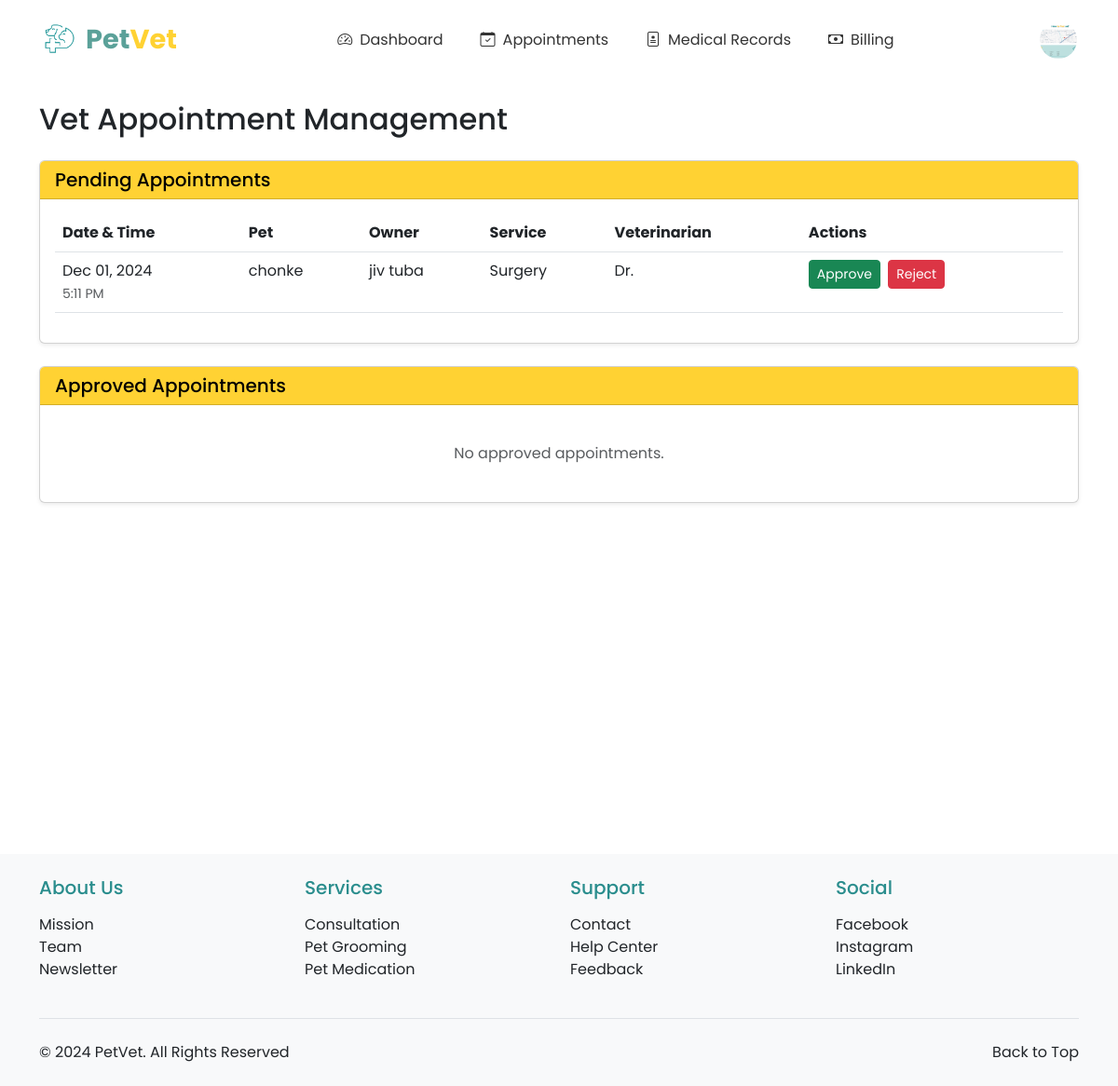
The app's page /appointments/vet/appointments/ (signed in), older data.
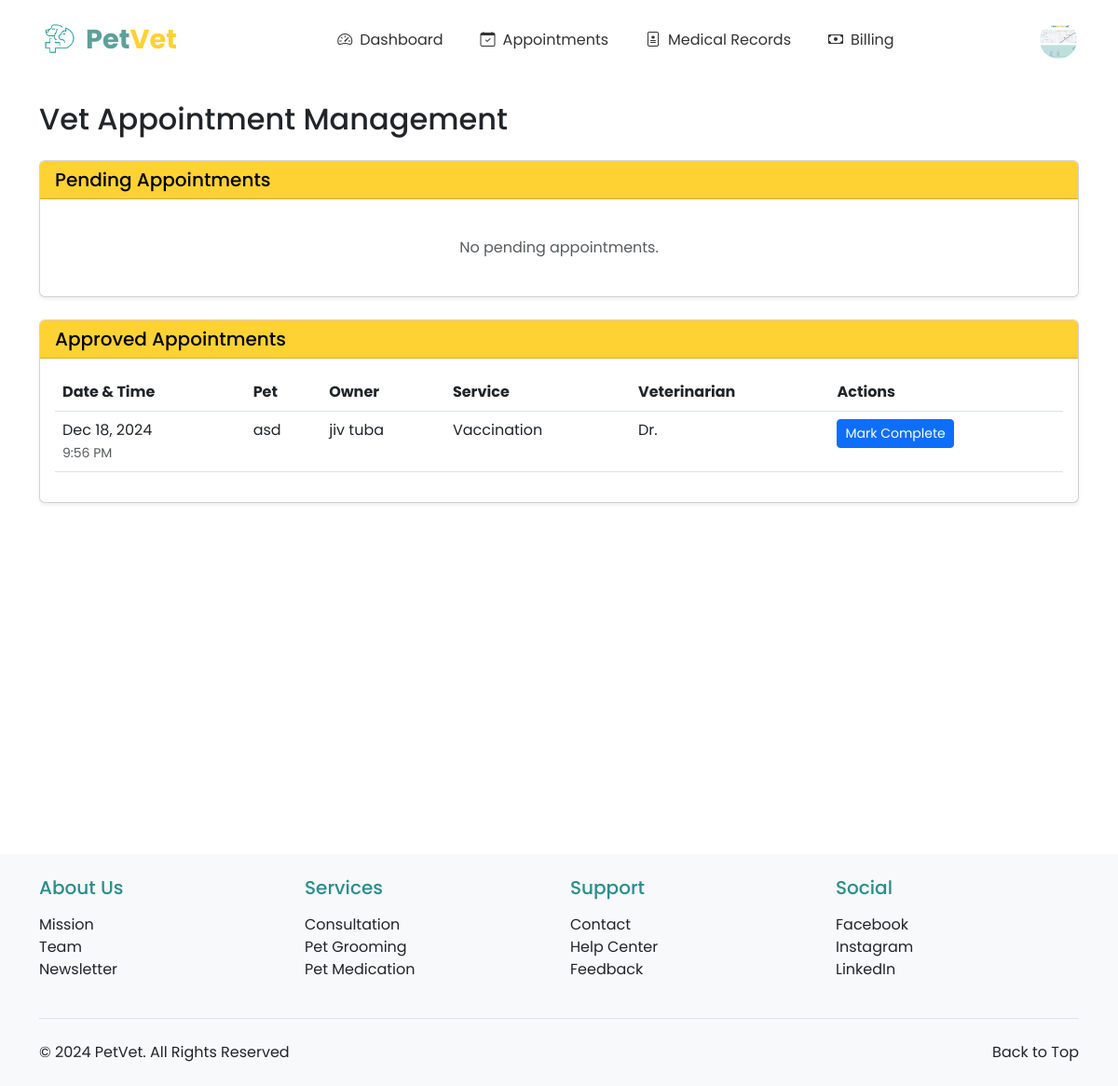
The same page, newer data.
### appointments/models.py (models this page shows, shortened)
class Appointment(models.Model):
    STATUS_CHOICES = [
        ('PENDING', 'Pending Approval'),
        ('APPROVED', 'Approved'),
        ('COMPLETED', 'Completed'),
        ('CANCELLED', 'Cancelled'),
        ('REJECTED', 'Rejected'),
    ]
    SERVICE_CHOICES = [
        ('CHECKUP', 'General Check-up'),
        ('VACCINATION', 'Vaccination'),
        ('SURGERY', 'Surgery'),
        ('GROOMING', 'Grooming'),
        ('DENTAL', 'Dental Care'),
        ('EMERGENCY', 'Emergency Care'),
    ]
    pet = models.ForeignKey(Pet, on_delete=models.CASCADE, related_name='appointments')
    owner = models.ForeignKey(Profile, on_delete=models.CASCADE, null=True)  # Making owner nullable
    veterinarian = models.ForeignKey(VeterinarianProfile, on_delete=models.SET_NULL, null=True, related_name='appointments')
    service_type = models.CharField(max_length=20, choices=SERVICE_CHOICES, default='CHECKUP')
    date = models.DateField()
    time = models.TimeField()
    reason = models.TextField(blank=True, null=True)
    status = models.CharField(max_length=20, choices=STATUS_CHOICES, default='PENDING')
    notes = models.TextField(blank=True, null=True)
    created_at = models.DateTimeField(auto_now_add=True)
    updated_at = models.DateTimeField(auto_now=True)
    class Meta:
        ordering = ['date', 'time']

### pet_registration/models.py (models this page shows, shortened)
class Pet(models.Model):
    owner = models.ForeignKey(User, on_delete=models.CASCADE, related_name='pets')
    pet_id = models.CharField(max_length=20, unique=True)
    pet_name = models.CharField(max_length=50)
    breed = models.CharField(max_length=50)
    species = models.CharField(max_length=50)
    sex = models.CharField(max_length=10, choices=[('Male', 'Male'), ('Female', 'Female'), ('Unknown', 'Unknown')])
    weight = models.DecimalField(max_digits=5, decimal_places=2)
    birthday = models.DateField()
    pet_description = models.TextField(blank=True, null=True)
    image_url = models.ImageField(upload_to='pet_images/', blank=True, null=True)
    primary_veterinarian = models.ForeignKey('veterinarians.VeterinarianProfile',
        on_delete=models.SET_NULL,
        null=True,
        blank=True,
        related_name='primary_pets'
    )

### registration_login/models.py (models this page shows, shortened)
class Profile(models.Model):
    PAYMENT_CHOICES = [
        ('CASH', 'Cash'),
        ('CARD', 'Credit/Debit Card'),
        ('GCASH', 'GCash'),
        ('MAYA', 'Maya'),
    ]
    ROLE_CHOICES = [
        ('OWNER', 'Pet Owner'),
        ('VET', 'Veterinarian'),
    ]
    user = models.OneToOneField(User, on_delete=models.CASCADE, primary_key=True)
    profile_picture = models.ImageField(upload_to='profile_pics/', default='profile_pics/profile.png')
    first_name = models.CharField(max_length=50)
    last_name = models.CharField(max_length=50)
    address = models.CharField(max_length=200, blank=True, null=True)
    contact_number = models.CharField(max_length=15, blank=True, null=True)
    preferred_payment = models.CharField(max_length=10, choices=PAYMENT_CHOICES, default='CASH')
    card_number = models.CharField(max_length=16, blank=True, null=True)
    card_expiry = models.CharField(max_length=5, blank=True, null=True)
    ewallet_number = models.CharField(max_length=15, blank=True, null=True)
    role = models.CharField(max_length=10, choices=ROLE_CHOICES, default='OWNER')
    phone_number = models.CharField(max_length=20, null=True, blank=True)
    created_at = models.DateTimeField(auto_now_add=True)
    updated_at = models.DateTimeField(auto_now=True)

### appointments/views.py (the view)
# urls.py: path('vet/appointments/', views.vet_appointment_list, name='vet_appointment_list'),
@login_required
def vet_appointment_list(request):
    if request.user.profile.role != 'VET':
        messages.error(request, "Access denied. Vet privileges required.")
        return redirect('homepage:index')
    pending_appointments = Appointment.objects.filter(
        status='PENDING'
    ).order_by('date', 'time')
    approved_appointments = Appointment.objects.filter(
        status='APPROVED'
    ).order_by('date', 'time')
    context = {
        'pending_appointments': pending_appointments,
        'approved_appointments': approved_appointments,
    }
    return render(request, 'appointments/vet_appointment_list.html', context)

### appointments/templates/appointments/vet_appointment_list.html (shortened to what the changed rows need)
{% extends 'base.html' %}
{% load static %}
{% block content %}
<div class="container py-4">
    <h2 class="mb-4">Vet Appointment Management</h2>
    <div class="card shadow-sm mb-4">
        <div class="card-body">
            {% if pending_appointments %}
                <div class="table-responsive">
                    <table class="table">
                        <thead>
                            <tr>
                                <th>Date & Time</th>
                                <th>Pet</th>
                                <th>Owner</th>
                                <th>Service</th>
                                <th>Veterinarian</th>
                                <th>Actions</th>
                            </tr>
                        </thead>
                        <tbody>
                            {% for appointment in pending_appointments %}
                            <tr>
                                <td>
                                    {{ appointment.date|date:"M d, Y" }}<br>
                                    <small class="text-muted">{{ appointment.time|time:"g:i A" }}</small>
                                </td>
                                <td>{{ appointment.pet.pet_name }}</td>
                                <td>{{ appointment.owner.user.get_full_name }}</td>
                                <td>{{ appointment.get_service_type_display }}</td>
                                <td>
                                    {% if appointment.veterinarian %}
                                        Dr. {{ appointment.veterinarian.user.get_full_name }}
                                    {% else %}
                                        <span class="text-muted">Not assigned</span>
                                    {% endif %}
                                </td>
                                <td>
                                    <form method="post" action="{% url 'appointments:approve_appointment' appointment.pk %}" class="d-inline me-1">
                                        <button type="submit" class="btn btn-success btn-sm">Approve</button>
                                    </form>
                                    <form method="post" action="{% url 'appointments:reject_appointment' appointment.pk %}" class="d-inline">
                                        <button type="submit" class="btn btn-danger btn-sm">Reject</button>
                                    </form>
                                </td>
                            </tr>
                            {% endfor %}
                        </tbody>
                    </table>
                </div>
            {% else %}
                <div class="text-center py-4">
                    <p class="text-muted mb-0">No pending appointments.</p>
                </div>
            {% endif %}
        </div>
    </div>
    <div class="card shadow-sm">
        <div class="card-body">
            {% if approved_appointments %}
                <div class="table-responsive">
                    <table class="table">
                        <thead>
                            <tr>
                                <th>Date & Time</th>
                                <th>Pet</th>
                                <th>Owner</th>
                                <th>Service</th>
                                <th>Veterinarian</th>
                                <th>Actions</th>
                            </tr>
                        </thead>
                        <tbody>
                            {% for appointment in approved_appointments %}
                            <tr>
                                <td>
                                    {{ appointment.date|date:"M d, Y" }}<br>
                                    <small class="text-muted">{{ appointment.time|time:"g:i A" }}</small>
                                </td>
                                <td>{{ appointment.pet.pet_name }}</td>
                                <td>{{ appointment.owner.user.get_full_name }}</td>
                                <td>{{ appointment.get_service_type_display }}</td>
                                <td>
                                    {% if appointment.veterinarian %}
                                        Dr. {{ appointment.veterinarian.user.get_full_name }}
                                    {% else %}
                                        <span class="text-muted">Not assigned</span>
                                    {% endif %}
                                </td>
                                <td>
                                    <form method="post" action="{% url 'appointments:complete_appointment' appointment.pk %}" class="d-inline">
                                        <button type="submit" class="btn btn-primary btn-sm">Mark Complete</button>
                                    </form>
                                </td>
                            </tr>
                            {% endfor %}
                        </tbody>
                    </table>
                </div>
            {% else %}
                <div class="text-center py-4">
                    <p class="text-muted mb-0">No approved appointments.</p>
                </div>
            {% endif %}
        </div>
    </div>
</div>
{% endblock %}

Row changes from the older to the newer data that the page shows:
no longer on this page (row edited): Appointment: date "Dec 01, 2024", time "5:11 PM", pet.pet_name "chonke", owner.user.get_full_name "jiv tuba", service_type "Surgery", shown under "Pending Appointments"
added Appointment: date "Dec 18, 2024", time "9:56 PM", pet.pet_name "asd", owner.user.get_full_name "jiv tuba", service_type "Vaccination", shown under "Approved Appointments"
Text that changed along with them:
text no longer shown: "No approved appointments."
text now shown: "No pending appointments."
